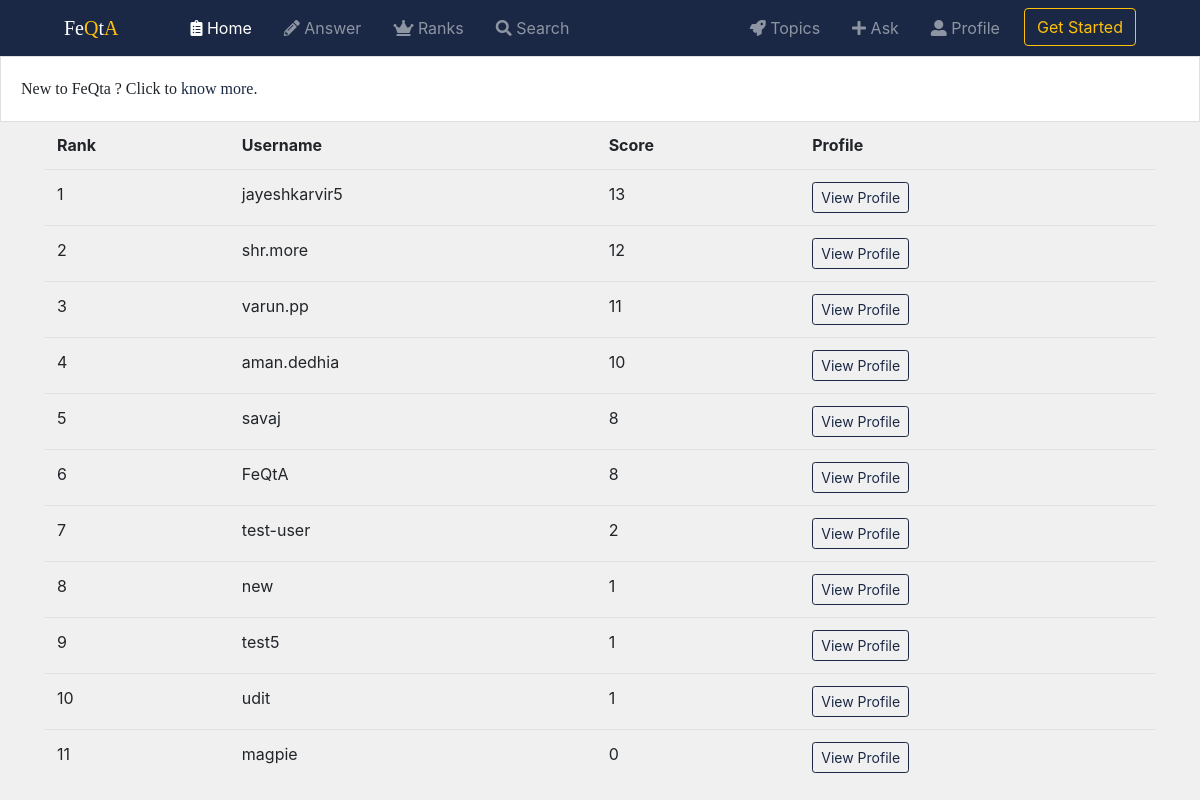
The page /FeQta/ranks/ on the database as committed earlier.
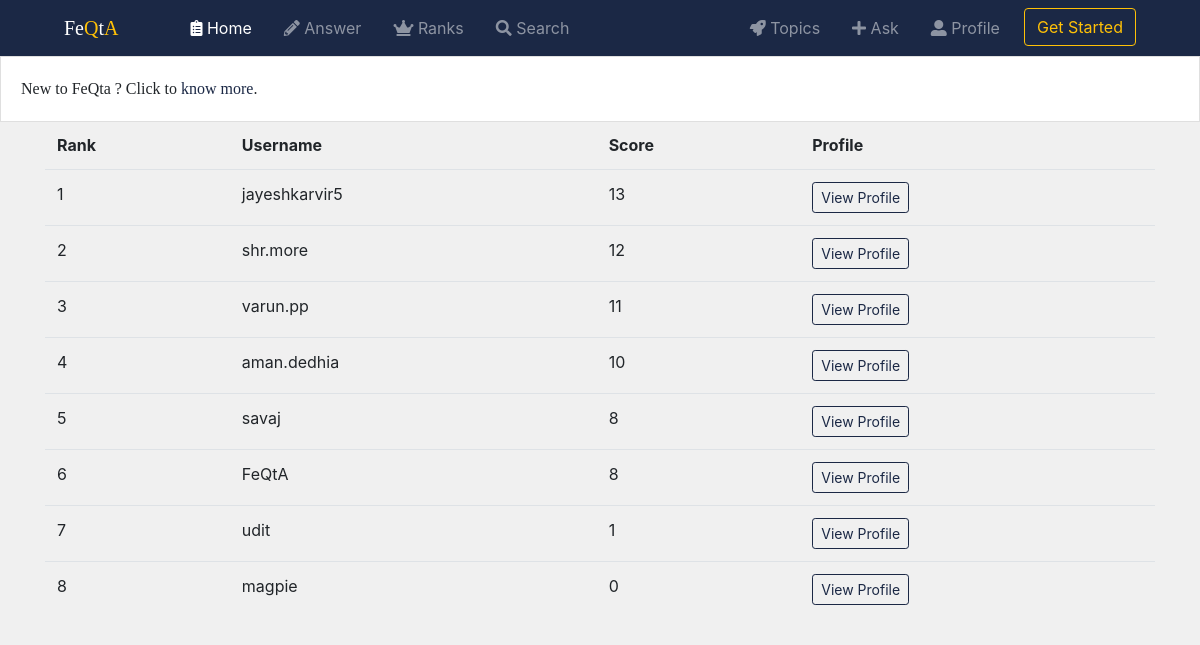
The same page on the database as committed later.
### FeQta/models.py (models this page shows, shortened)
class Profile(models.Model):
    user = models.OneToOneField(User, on_delete=models.CASCADE)  # user.profile
    followers = models.ManyToManyField(User, related_name='is_following', blank=True)
    timestamp = models.DateTimeField(auto_now_add=True)
    updated = models.DateTimeField(auto_now=True)
    desc = models.TextField(max_length=200, blank=True, null=True)
    pic = models.FileField(null=True, blank=True)
    score = models.IntegerField(default=0, blank=True, null=True)
    objects = ProfileManager()
    class Meta:
        ordering = ['-score']

### FeQta/views.py (the view)
# urls.py: path('ranks/', views.RanksView.as_view(), name="ranks"),
class RanksView(TemplateView):
    template_name = 'FeQta/ranks.html'
    def get_context_data(self, *args, **kwargs):
        context = super(RanksView, self).get_context_data(*args, **kwargs)
        qs = Profile.objects.all()
        total = range(1, qs.count()+1)
        list = zip(qs, total)
        context['list'] = list
        return context

### FeQta/templates/FeQta/ranks.html (shortened to what this page needs)
{% extends "base.html" %}
{% block body %}
<table class="table table-hover">
    <tr>
        <th>Rank</th>
        <th>Username</th>
        <th>Score</th>
        <th>Profile</th>
    </tr>
    {% if list %}
        {% for profile,i in list %}
                <tr>
                    <td>{{ i }}</td>
                    <td>{{ profile.user.username }}</td>
                    <td>{{ profile.score }}</td>
                    <td><a href="{% url 'FeQta:profile_detail' profile.user.username %}"
                       class="btn btn-sm btn-outline-secondary follow-btn">View Profile</a></td>
                </tr>
        {% endfor %}
</table>
    {% else %}
        <p class='lead'>No Profiles Found</p>
    {% endif %}
{% endblock %}

### templates/base.html (shortened to what this page needs)
<!DOCTYPE html>
<html lang="en">
<head>
    {% include 'snippets/css.html' %}
</head>
<body>
{% include 'snippets/nav.html' %}
{% if request.user.is_authenticated %}
    <div class="container container-fluid" style="margin-top: 6%">
{% else %}
        <div class="container container-fluid" style="margin-top: 10%">
{% endif %}
{% block body %}
{% endblock %}
</div>
</body>
</html>

### templates/snippets/css.html (shortened to what this page needs)
<link rel="stylesheet" href="https://stackpath.bootstrapcdn.com/bootstrap/4.1.2/css/bootstrap.min.css">
<link rel="stylesheet" href="https://use.fontawesome.com/releases/v5.2.0/css/all.css">

### templates/snippets/nav.html (shortened to what this page needs)
<div class="fixed-top">
    <nav class="navbar navbar-expand-lg navbar-dark ">
        <a class="navbar-brand ml-5" href="{% url 'FeQta:home' %}" >Fe<span class="text-warning">Q</span>t<span class="text-warning">A</span></a>
      <div class="collapse navbar-collapse ml-sm-5" id="navbarToggler">
        <ul class="navbar-nav mr-auto  mt-lg-0 ">
          <li class="nav-item mr-3 active" >
            <a class="nav-link active" href="{% url 'FeQta:home' %}" id="home-link">
                <i class="fas fa-clipboard-list"></i> Home</a>
          </li>
          <li class="nav-item mr-3" >
            <a class="nav-link" href="{% url 'FeQta:answers' %}" id="answer-link">
                <i class="fas fa-pencil-alt"></i> Answer</a>
          </li>
          <li class="nav-item mr-3" >
            <a class="nav-link" href="{% url 'FeQta:ranks' %}" id="rank-link">
                <i class="fas fa-crown"></i> Ranks</a>
          </li>
          <li class="nav-item mr-3" >
             <a class="nav-link"  href="{% url 'FeQta:search' %}" id="search-link">
                 <i class="fas fa-search"></i> Search</a>
          </li>
        </ul>
          <ul class="navbar-nav ml-auto ">
              <li class="nav-item mr-3" >
                  <a class="nav-link" href="{% url 'FeQta:topic_list' %}" id="topic-link"><i class="fas fa-rocket"></i> Topics</a>
              </li>
              <li class="nav-item mr-3" >
                  <a class="nav-link" href="{% url 'FeQta:question_create' %}" id="ask-link"><i class="fas fa-plus"></i> Ask</a>
              </li>
              <li class="nav-item mr-3" >
                  <a class="nav-link" href="{% if request.user.is_authenticated %}{% url 'FeQta:profile_detail' request.user.username%}
                  {% else %}{% url 'FeQta:login' %}{% endif %}" id="profile-link"><i class="fas fa-user-alt"></i> Profile</a>
              </li>
              <li class="nav-item mr-5">
                  <a href="{% if request.user.is_authenticated %}{% url 'FeQta:logout_page' %}{% else %}
                  {% url 'FeQta:register' %}{% endif %}"><button class="btn btn-outline-warning" type="button">
                      {% if request.user.is_authenticated %}Logout{% else %}Get Started{% endif %}</button></a>
              </li>
               </ul>
      </div>
    </nav>
    {% if not request.user.is_authenticated %}
        <div class="card">
            <div class="card-body">
                New to FeQta ? Click to <a href="/">know more</a>.
            </div>
        </div>
    {% endif %}
</div>

### templates/snippets/css.html (style rules this page uses)
body { background: #f0f0f0; }
nav { background-color: #1b2845; }
a { color: #1b2845; }
.card { border-radius: 0; font-family: 'Merriweather', serif; }
.navbar-brand { font-family:'Libre Baskerville', serif; }
.follow-btn { color: #1b2845; border-color: #1b2845; }

Rows that differ between the two databases and show on the page:
removed Profile: i "7", user.username "test-user", score "2"
removed Profile: i "8", user.username "new", score "1"
removed Profile: i "9", user.username "test5", score "1"
computed for Profile "udit": i "10" → "7"
computed for Profile "magpie": i "11" → "8"
